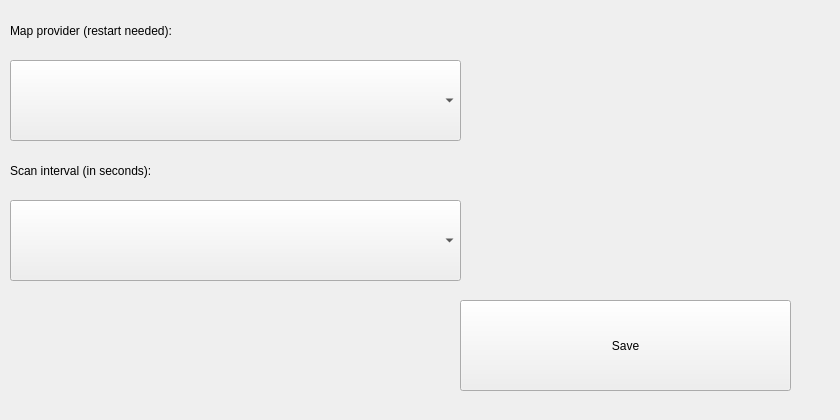
<?xml version="1.0" encoding="UTF-8"?>
<ui version="4.0">
 <class>Settings</class>
 <widget class="QMainWindow" name="Settings">
  <property name="geometry">
   <rect>
    <x>0</x>
    <y>0</y>
    <width>840</width>
    <height>420</height>
   </rect>
  </property>
  <property name="windowTitle">
   <string>MainWindow</string>
  </property>
  <widget class="QWidget" name="centralwidget">
   <widget class="QLabel" name="label">
    <property name="geometry">
     <rect>
      <x>10</x>
      <y>10</y>
      <width>451</width>
      <height>41</height>
     </rect>
    </property>
    <property name="text">
     <string>Map provider (restart needed):</string>
    </property>
   </widget>
   <widget class="QComboBox" name="mapProviderCB">
    <property name="geometry">
     <rect>
      <x>10</x>
      <y>60</y>
      <width>451</width>
      <height>81</height>
     </rect>
    </property>
   </widget>
   <widget class="QPushButton" name="saveButton">
    <property name="geometry">
     <rect>
      <x>460</x>
      <y>300</y>
      <width>331</width>
      <height>91</height>
     </rect>
    </property>
    <property name="text">
     <string>Save</string>
    </property>
   </widget>
   <widget class="QLabel" name="label_2">
    <property name="geometry">
     <rect>
      <x>10</x>
      <y>150</y>
      <width>451</width>
      <height>41</height>
     </rect>
    </property>
    <property name="text">
     <string>Scan interval (in seconds):</string>
    </property>
   </widget>
   <widget class="QComboBox" name="scanInterval_CB">
    <property name="geometry">
     <rect>
      <x>10</x>
      <y>200</y>
      <width>451</width>
      <height>81</height>
     </rect>
    </property>
   </widget>
  </widget>
 </widget>
 <resources/>
 <connections>
  <connection>
   <sender>saveButton</sender>
   <signal>clicked(bool)</signal>
   <receiver>Settings</receiver>
   <slot>hide()</slot>
   <hints>
    <hint type="sourcelabel">
     <x>712</x>
     <y>445</y>
    </hint>
    <hint type="destinationlabel">
     <x>419</x>
     <y>239</y>
    </hint>
   </hints>
  </connection>
 </connections>
</ui>
